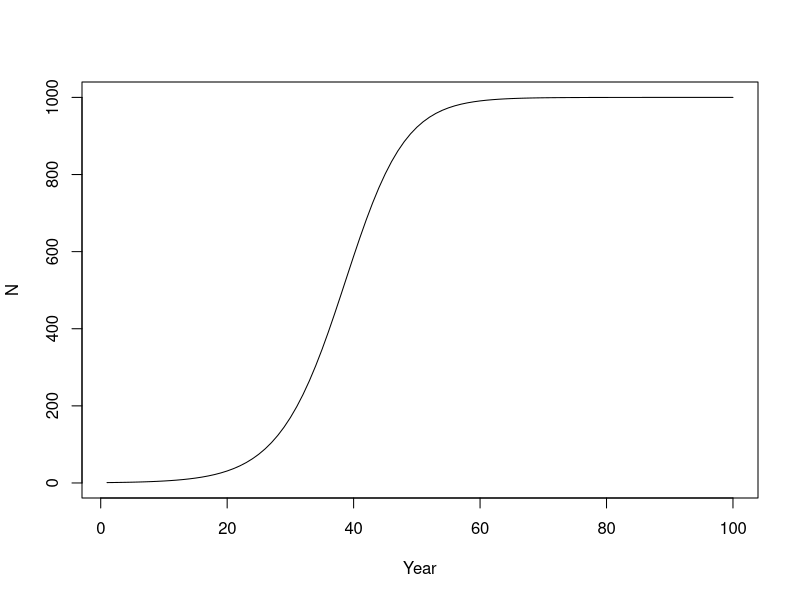
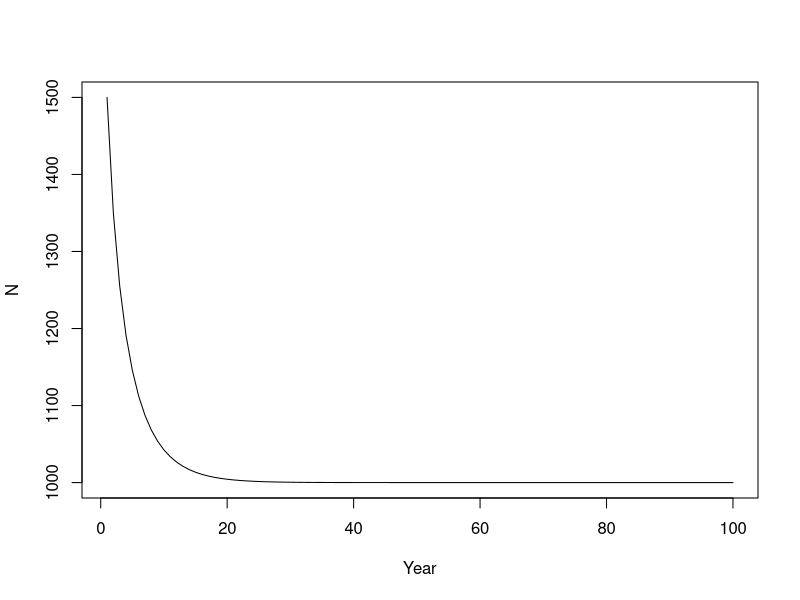
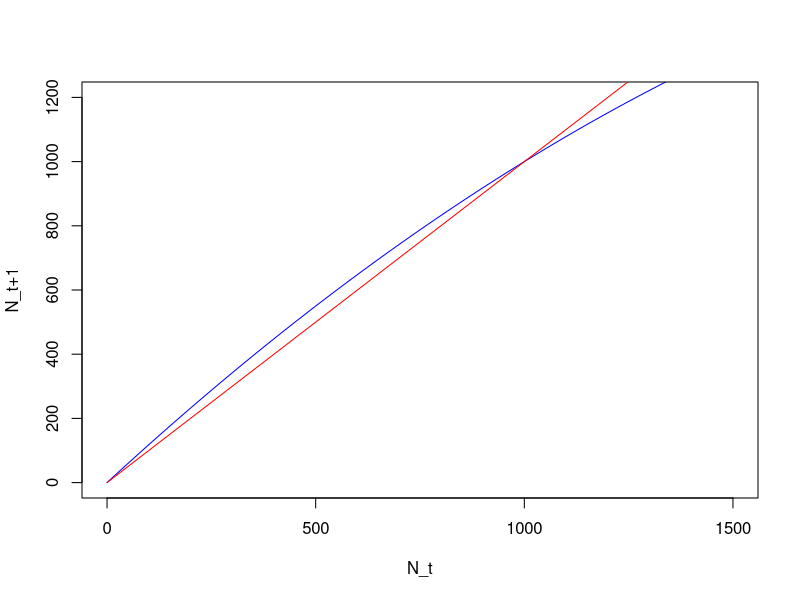
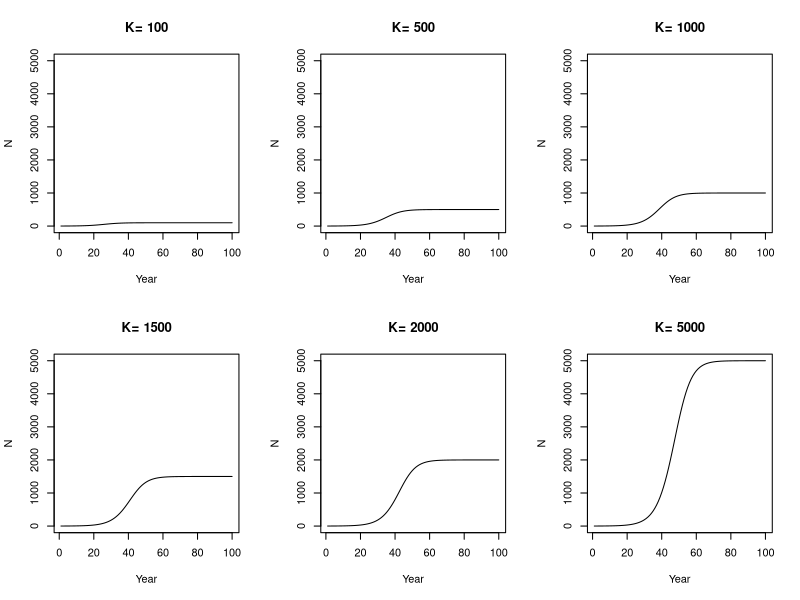
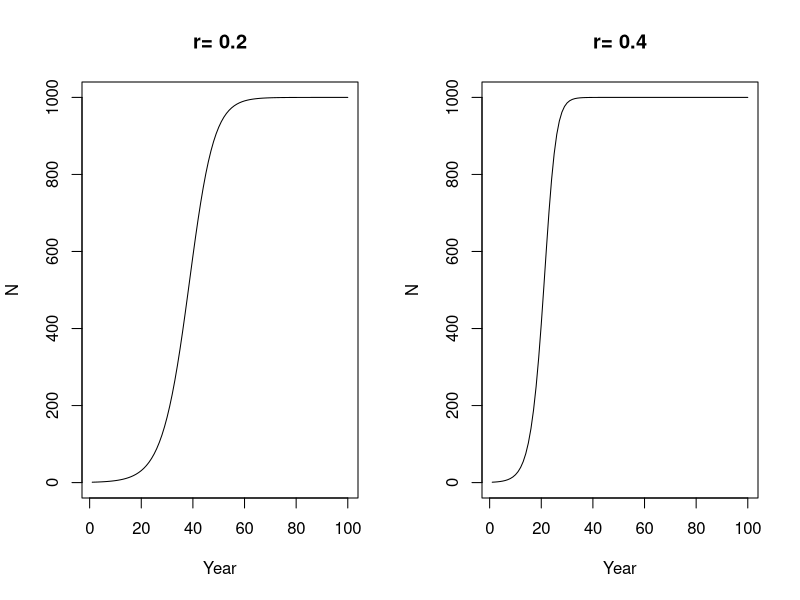
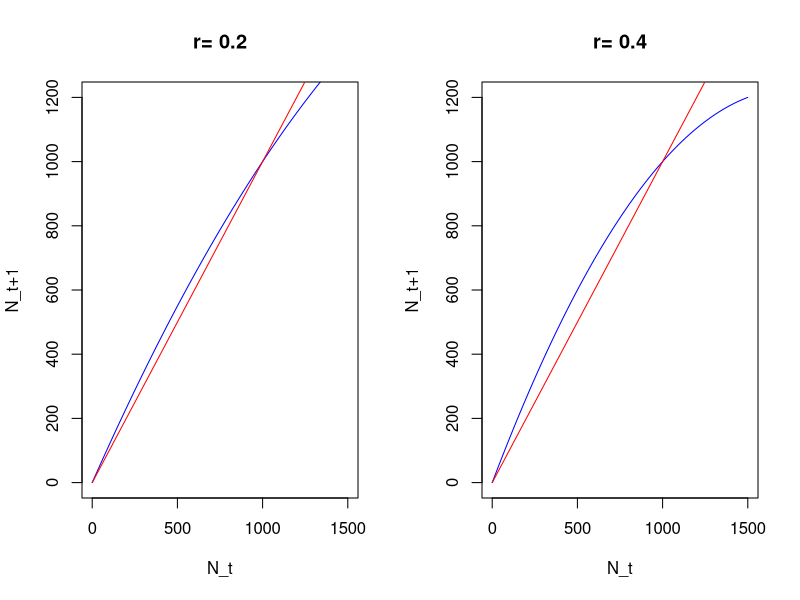
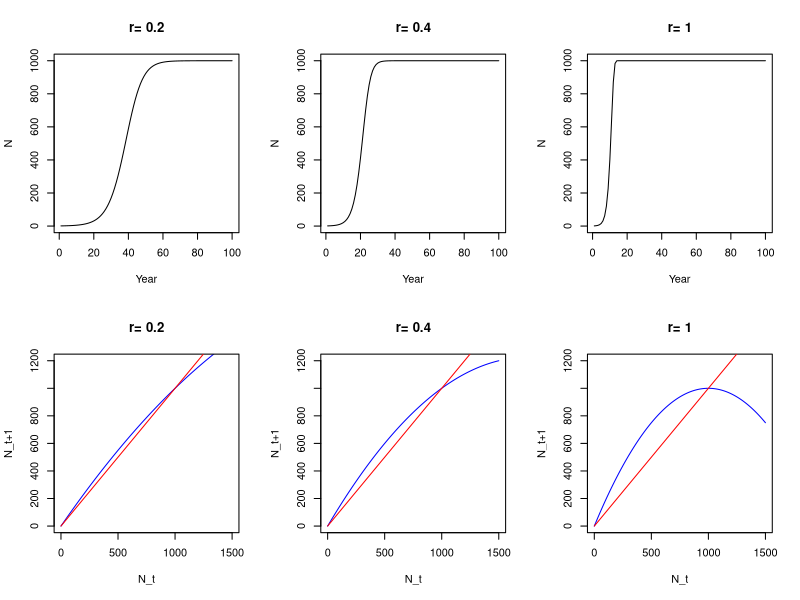
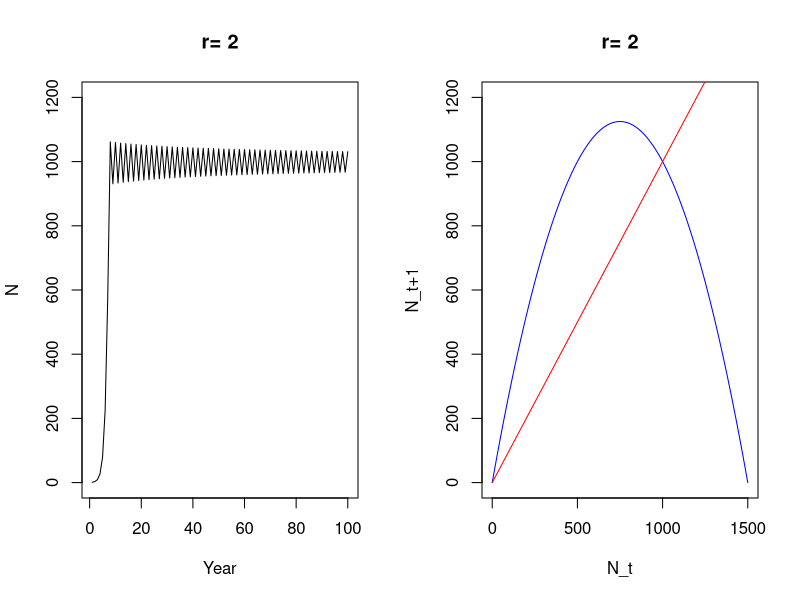

Here is the R script that generated these plots, in order:
#############################################
#University of Alaska Fairbanks
#FISH 421: Fisheries Population Dynamics
#Lab 1: Logistic population growth
#Instructor/lab author: Milo Adkison
#TA/code author: Phil Ganz
#############################################

# Step 1. Project the growth of the population over 100 years from 
#         a small initial abundance

## 1b. Enter the two parameters of the model

## Intrinsic population growth rate at low abundance
r<-0.2
## Carrying capacity
K<-1000

## 1c. Calculate the abundance of a population that starts with 1 
## individual over a period of 100 years 
Year<-seq(1:100)

## Create vector to hold abundance (N) values
N<-numeric(100)
## In year 1, the abundance will be 1
N[1]<-1
## Use logistic growth equation to calculate remaining abundances
for (t in 1:(max(Year)-1)){
N[t+1]<-N[t]+r*N[t]*(1-N[t]/K)}

# Step 2. Graph the abundance over time
plot(N~Year, type="l")

## Change the initial abundance (in year 1) to 1500. What does the population do?
N[1]<-1500
for (t in 1:(max(Year)-1)){
N[t+1]<-N[t]+r*N[t]*(1-N[t]/K)}

plot(N~Year, type="l")

# Step 3. Graph N(t+1) for values of N(t) between 0 and 1500.

## 3a. In the vector N(t), place numbers ranging from 0 to 1500 in 
## increments of 15.
N_t<-seq(0,1500,by=15)

## In the N(t+1) vector, use the logistic formula to calculate what 
## abundance the population would have if it started from the value 
## in vector N(t) the year before. 
N_t1<-numeric(length(N_t))
for (t in 1:length(N_t)){
N_t1[t]<-N_t[t]+r*N_t[t]*(1-N_t[t]/K)}

## 3b. Make a scatterplot graph of N(t+1) with N(t) as the X value.
plot(N_t1~N_t, type ="l", col="Blue", ylim=c(0,1200), ylab="N_t+1")

## 3c. Graph the replacement line, the 45 degree line which shows 
## N(t+1) equal to N(t). 
lines(N_t,N_t, type="l", col="Red")

# Step 4. Change the parameters.

## What do you think will happen if you change K? Try it. Try several values.
K<-c(100,500,1000,1500,2000,5000)

## Set up empty matrix to hold values of N for different K's.
N<-matrix(NA, nrow=length(Year), ncol=(length(K)))

## 4a. Change the initial abundance to 1. 
## Brackets = [row,column], so N[1,] indicates that abundance is 1 for the 
## first row and EVERY coulumn, i.e. the first year, every experimental K  
N[1,]<-1

## Use logistic growth equation to calculate remaining abundances for each K
for (k in 1:length(K)){
for (t in 1:(max(Year)-1)){
N[t+1,k]<-N[t,k]+r*N[t,k]*(1-N[t,k]/K[k])}}

## Create multipanel plot for comparison
par(mfrow=c(2,3))
for (k in 1:length(K)){
plot(N[,k]~Year, type="l", ylim=c(0,5000), ylab="N", main=paste("K=",K[k]))}

## After you’ve tried a few, change K back to 1000.
K<-1000

## 4b. What do you think will happen if we double ‘r’ from 0.2 to 0.4? 
## Think about this for a few minutes before you try it.  
## Now try it.
r<-c(0.2,0.4)

## Set up empty matrix to hold values of N for different r's.
N<-matrix(NA, nrow=length(Year), ncol=(length(r)))

## Change the initial abundance to 1.  
N[1,]<-1

## Use logistic growth equation to calculate remaining abundances for each r
for (i in 1:length(r)){
for (t in 1:(max(Year)-1)){
N[t+1,i]<-N[t,i]+r[i]*N[t,i]*(1-N[t,i]/K)}}

## Create multipanel plot for comparison
par(mfrow=c(1,2))
for (i in 1:length(r)){
plot(N[,i]~Year, type="l", ylim=c(0,1000), ylab="N", main=paste("r=",r[i]))}

## What changed? What didn’t change? Why? 

## Look at the graph of N(t+1) vs. N(t). How does it change when ‘r’ is changed 
## from 0.2 to 0.4. What’s the change in the amount of density-dependence?
N_t1<-matrix(NA, nrow=length(N_t), ncol=(length(r)))

## In the r_0.2 and r_0.4 columns, use the logistic formula to calculate what 
## abundance the population would have if it started from the value 
## in column N(t) the year before and had growth rate r.
for (i in 1:length(r)){
for (t in 1:length(N_t)){
N_t1[t,i]<-N_t[t]+r[i]*N_t[t]*(1-N_t[t]/K)}}

## Look at the graph of N(t+1) vs. N(t). How does it 
## change when ‘r’ is changed from 0.2 to 0.4. What’s 
## the change in the amount of density-dependence?
par(mfrow=c(1,2))
for (i in 1:length(r)){
plot(N_t1[,i]~N_t, type ="l", col="Blue", ylim=c(0,1200), ylab="N_t+1", main=paste("r=",r[i]))
lines(N_t,N_t, type="l", col="Red")}

## 4c. Now try ‘r’ = 1.0. What happened? 
r<-c(0.2,0.4,1.0)

## Abundance vs. time
N<-matrix(NA, nrow=length(Year), ncol=(length(r)))
N[1,]<-1
for (i in 1:length(r)){
for (t in 1:(max(Year)-1)){
N[t+1,i]<-N[t,i]+r[i]*N[t,i]*(1-N[t,i]/K)}}

## N_t+1 vs. N_t
N_t1<-matrix(NA, nrow=length(N_t), ncol=(length(r)))
for (i in 1:length(r)){
for (t in 1:length(N_t)){
N_t1[t,i]<-N_t[t]+r[i]*N_t[t]*(1-N_t[t]/K)}}

par(mfrow=c(2,3))
for (i in 1:length(r)){
plot(N[,i]~Year, type="l", ylim=c(0,1000), ylab="N", main=paste("r=",r[i]))}
for (i in 1:length(r)){
plot(N_t1[,i]~N_t, type ="l", col="Blue", ylim=c(0,1200), ylab="N_t+1", main=paste("r=",r[i]))
lines(N_t,N_t, type="l", col="Red")}

## 4d. Try ‘r’ = 2.0. What’s that funny little squiggle there starting about 
## year 15? Look at the abundance for years 8-20. Is the population climbing 
## steadily to its carrying capacity? What is it doing?
r<-c(2.0)

## Abundance vs. time
N<-matrix(NA, nrow=length(Year), ncol=(length(r)))
N[1,]<-1
for (i in 1:length(r)){
for (t in 1:(max(Year)-1)){
N[t+1,i]<-N[t,i]+r[i]*N[t,i]*(1-N[t,i]/K)}}
 
## N_t+1 vs. N_t
N_t1<-matrix(NA, nrow=length(N_t), ncol=(length(r)))
for (i in 1:length(r)){
for (t in 1:length(N_t)){
N_t1[t,i]<-N_t[t]+r[i]*N_t[t]*(1-N_t[t]/K)}}

par(mfrow=c(1,2))
for (i in 1:length(r)){
plot(N[,i]~Year, type="l", ylim=c(0,1200), ylab="N", main=paste("r=",r[i]))}
for (i in 1:length(r)){
plot(N_t1[,i]~N_t, type ="l", col="Blue", ylim=c(0,1200), ylab="N_t+1", main=paste("r=",r[i]))
lines(N_t,N_t, type="l", col="Red")}

## 4e. Try r = 2.1. Does the population reach carrying capacity? Will it ever? 
## How about when r = 2.5? Does this look like any natural population you’ve 
## heard about?
r<-c(2.1,2.5)

## Abundance vs. time
N<-matrix(NA, nrow=length(Year), ncol=(length(r)))
N[1,]<-1
for (i in 1:length(r)){
for (t in 1:(max(Year)-1)){
N[t+1,i]<-N[t,i]+r[i]*N[t,i]*(1-N[t,i]/K)}}

## N_t+1 vs. N_t
N_t1<-matrix(NA, nrow=length(N_t), ncol=(length(r)))
for (i in 1:length(r)){
for (t in 1:length(N_t)){
N_t1[t,i]<-N_t[t]+r[i]*N_t[t]*(1-N_t[t]/K)}}

par(mfrow=c(2,2))
for (i in 1:length(r)){
plot(N[,i]~Year, type="l", ylim=c(0,1200), ylab="N", main=paste("r=",r[i]))}
for (i in 1:length(r)){
plot(N_t1[,i]~N_t, type ="l", col="Blue", ylim=c(0,1200), ylab="N_t+1", main=paste("r=",r[i]))
lines(N_t,N_t, type="l", col="Red")}

## 4f. Try r = 3.0. Describe what you see. Does it look like something you’d 
## expect from a simple equation with 2 parameters? Is it random?
r<-c(3.0)

## Abundance vs. time
N<-matrix(NA, nrow=length(Year), ncol=(length(r)))
N[1,]<-1
for (i in 1:length(r)){
for (t in 1:(max(Year)-1)){
N[t+1,i]<-N[t,i]+r[i]*N[t,i]*(1-N[t,i]/K)}}

## N_t+1 vs. N_t
N_t1<-matrix(NA, nrow=length(N_t), ncol=(length(r)))
for (i in 1:length(r)){
for (t in 1:length(N_t)){
N_t1[t,i]<-N_t[t]+r[i]*N_t[t]*(1-N_t[t]/K)}}
 
par(mfrow=c(1,2))
for (i in 1:length(r)){
plot(N[,i]~Year, type="l", ylim=c(0,1300), ylab="N", main=paste("r=",r[i]))}
for (i in 1:length(r)){
plot(N_t1[,i]~N_t, type ="l", col="Blue", ylim=c(0,1300), ylab="N_t+1", main=paste("r=",r[i]))
lines(N_t,N_t, type="l", col="Red")}

# Step 5. Create a bifurcation graph (this is complicated – follow directions carefully)

## 5a. Construct a table which gives the abundance of the population for each of the last 
## 10 years for a range of different values of ‘r’. 

## Put in values of ‘r’ starting with 1.80 increasing to 3.00 in steps of 0.05 
r <- seq(1.8,3, by=0.05)

## 5b. Graph the final 10 abundances of the population for each value of r. 
N<-matrix(NA, nrow=length(Year), ncol=(length(r)))
N[1,]<-1
for (i in 1:length(r)){
for (t in 1:(max(Year)-1)){
N[t+1,i]<-N[t,i]+r[i]*N[t,i]*(1-N[t,i]/K)}}

## Remove all but the last 10 years (rows) of abundances 
N<-N[-(1:90),]

## Create a scatterplot graph with the first row (the r values) as the X axis and the rest 
## as 10 different Y values for each X.
par(mfrow=c(1,1))
plot(N[1,]~r, type="p", pch=1, ylab="N", main="Bifurcation graph")
for (t in 2:length(N[,1])){
points(r,N[t,], type="p", pch=t)}

## How does the bifurcation graph you just created relate to the graph of abundance over time? 
## Do you think the bifurcation graph would change if we’d used the abundances from years 191 
## to 200 instead of 91 to 100?

## If we made a bifurcation graph of a larger table, say of all abundances from year 200-300, 
## what would we expect it to look like for values of ‘r’ between 2.7 and 3.0?

# Homework: with these simple models, you can’t have chaos without a delay in the effect of 
# density-dependence. Rewrite the logistic model so that the abundance of the population reduces 
# productivity two years in the future, not one year. At what values of  ‘r’ do you start seeing 
# cyclic and chaotic behavior? 
r<-c(0.2, 0.6, 1, 1.4)

## Create vector to hold abundance (N) values
N<-matrix(NA, nrow=length(Year), ncol=(length(r)))

## In year 1, the abundance will be 1
N[1,]<-1

## Use exponential growth equation to get abundance in second year
N[2,]<-N[1,]+r*N[1,]

## Use logistic growth equation to calculate remaining abundances
for (i in 1:length(r)){
for (t in 1:(max(Year)-2)){
N[t+2,i]<-N[t+1,i]+r[i]*N[t+1,i]*(1-N[t,i]/K)}}

par(mfrow=c(2,2))
for (i in 1:length(r)){
plot(N[,i]~Year, type ="l", ylim=c(0,1600), ylab="N", main=paste("r=",r[i]))}